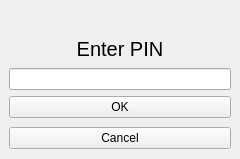
<?xml version="1.0" encoding="UTF-8"?>
<ui version="4.0">
 <class>Poweroff_ui</class>
 <widget class="QWidget" name="Poweroff_ui">
  <property name="geometry">
   <rect>
    <x>0</x>
    <y>0</y>
    <width>240</width>
    <height>159</height>
   </rect>
  </property>
  <property name="windowTitle">
   <string>Form</string>
  </property>
  <widget class="QWidget" name="layoutWidget">
   <property name="geometry">
    <rect>
     <x>9</x>
     <y>9</y>
     <width>222</width>
     <height>140</height>
    </rect>
   </property>
   <layout class="QVBoxLayout" name="verticalLayout">
    <item>
     <spacer name="verticalSpacer_3">
      <property name="orientation">
       <enum>Qt::Vertical</enum>
      </property>
      <property name="sizeHint" stdset="0">
       <size>
        <width>20</width>
        <height>40</height>
       </size>
      </property>
     </spacer>
    </item>
    <item>
     <widget class="QLabel" name="pin_lbl">
      <property name="font">
       <font>
        <pointsize>15</pointsize>
       </font>
      </property>
      <property name="text">
       <string>Enter PIN</string>
      </property>
      <property name="alignment">
       <set>Qt::AlignCenter</set>
      </property>
     </widget>
    </item>
    <item>
     <spacer name="verticalSpacer">
      <property name="orientation">
       <enum>Qt::Vertical</enum>
      </property>
      <property name="sizeType">
       <enum>QSizePolicy::Fixed</enum>
      </property>
      <property name="sizeHint" stdset="0">
       <size>
        <width>20</width>
        <height>1</height>
       </size>
      </property>
     </spacer>
    </item>
    <item>
     <widget class="QLineEdit" name="pin_input"/>
    </item>
    <item>
     <widget class="QPushButton" name="ok_btn">
      <property name="text">
       <string>OK</string>
      </property>
     </widget>
    </item>
    <item>
     <spacer name="verticalSpacer_4">
      <property name="orientation">
       <enum>Qt::Vertical</enum>
      </property>
      <property name="sizeType">
       <enum>QSizePolicy::Fixed</enum>
      </property>
      <property name="sizeHint" stdset="0">
       <size>
        <width>20</width>
        <height>3</height>
       </size>
      </property>
     </spacer>
    </item>
    <item>
     <widget class="QPushButton" name="cancel_btn">
      <property name="text">
       <string>Cancel</string>
      </property>
     </widget>
    </item>
   </layout>
  </widget>
 </widget>
 <resources/>
 <connections/>
</ui>
